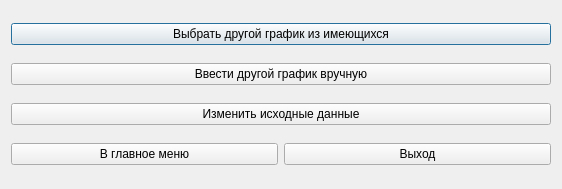
<?xml version="1.0" encoding="UTF-8"?>
<ui version="4.0">
 <class>dialog</class>
 <widget class="QDialog" name="dialog">
  <property name="geometry">
   <rect>
    <x>0</x>
    <y>0</y>
    <width>562</width>
    <height>189</height>
   </rect>
  </property>
  <property name="windowTitle">
   <string>Dialog</string>
  </property>
  <layout class="QGridLayout" name="gridLayout">
   <item row="0" column="0" colspan="2">
    <widget class="QPushButton" name="pushButton">
     <property name="text">
      <string>Выбрать другой график из имеющихся</string>
     </property>
    </widget>
   </item>
   <item row="1" column="0" colspan="2">
    <widget class="QPushButton" name="pushButton_2">
     <property name="text">
      <string>Ввести другой график вручную</string>
     </property>
    </widget>
   </item>
   <item row="2" column="0" colspan="2">
    <widget class="QPushButton" name="pushButton_4">
     <property name="text">
      <string>Изменить исходные данные</string>
     </property>
    </widget>
   </item>
   <item row="3" column="0">
    <widget class="QPushButton" name="pushButton_5">
     <property name="text">
      <string>В главное меню</string>
     </property>
    </widget>
   </item>
   <item row="3" column="1">
    <widget class="QPushButton" name="pushButton_3">
     <property name="text">
      <string>Выход</string>
     </property>
    </widget>
   </item>
  </layout>
 </widget>
 <resources/>
 <connections/>
</ui>
